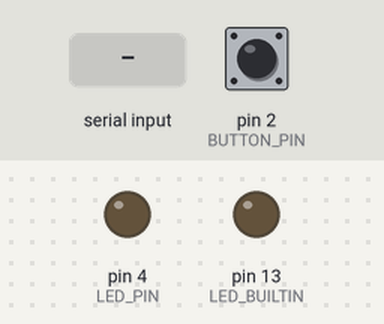
Recording of a sketch running on a simulated Arduino Uno, built with avr-gcc and run on an emulated ATmega328P. Shown: output pins drawn as LEDs (lit = HIGH). Inputs (shaded band) come from the test bench; at power-on: pin 2 (BUTTON_PIN) HIGH. What the sketch prints to the serial monitor is not drawn.

Above: at 1.2 s.
1.3 s: "B" received over Serial
At 1.9 s:
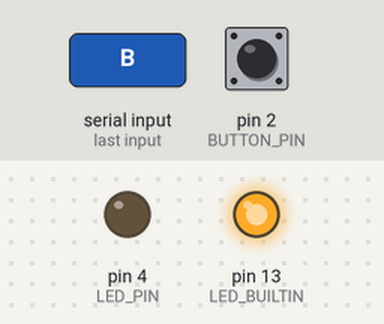
2.8 s: pin 2 (BUTTON_PIN) pulled LOW for 0.15 s
At 3.1 s:
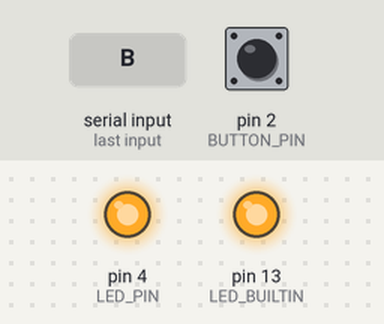
Timing chart, 0 to 5.8 s (numbered marks = the images above; inputs shaded):
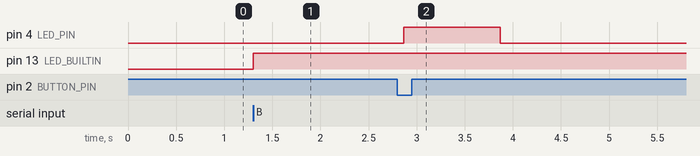

Measured:
- after the input at 1.3 s, pin 13 (LED_BUILTIN): LOW → HIGH at once
- after the input at 2.8 s, pin 4 (LED_PIN): LOW → HIGH after 0.07 s, → LOW 1.0 s later

The sketch:

gun.ino
```cpp
#include <Arduino.h>

#define IR_RECEIVE_PIN      5
#define IR_SEND_PIN         3

#include <IRremote.hpp>

#define BUTTON_PIN 2
#define LED_PIN 4
#define SAMPLE_RATE 1000 // Milliseconds -> 1Hz

byte packet[20];
bool handshakeDone;
byte seqNo;
byte packetCount;
volatile bool sendData = true;
volatile bool startTimer = false;
unsigned long startTime = 0;
unsigned long timeout = 1000;

///**************************************************************************************************************************
// * IR Emitter-related variables
// **************************************************************************************************************************/

uint16_t sAddress = 0x0B05; // Data to be encoded in the IR beam
uint8_t sRepeats = 1;
volatile bool sendShot = false;

uint8_t sCommand = 0xAA;

///***************************************************************************************************************************
// * INTERRUPT SERVICE ROUTINE - TO SEND SHOT
// ***************************************************************************************************************************/
void updateState() {
  sendShot = true;
}


void setup() {
  // put your setup code here, to run once:
  Serial.begin(115200);
  handshakeDone = false;
  seqNo = 0;
  packetCount = 0x00;
  sendShot = false;
  sendData = true;
  startTimer = false;
  startTime = 0;
  timeout = 1000;
  pinMode(13, OUTPUT);
  IrSender.begin();
  pinMode(BUTTON_PIN, INPUT);
  digitalWrite(BUTTON_PIN, HIGH);
  attachInterrupt(digitalPinToInterrupt(BUTTON_PIN), updateState, FALLING);

  pinMode(LED_BUILTIN, OUTPUT);
  pinMode(LED_PIN, OUTPUT);
}

byte doCheckSum(byte packet[]) {
  byte checksum = 0;

  for(int i=0; i < 19; i++) {
    checksum ^= packet[i];
  }

  return checksum;
}

void writePacket(
  byte idOfBeetle,
  byte packetCount
) {
  byte packet[20];
  packet[0] = (byte) idOfBeetle;
  packet[1] = (byte) 0x01;
  packet[2] = (byte) packetCount;
  packet[3] = (byte) 0;
  packet[4] = (byte) 0;
  packet[5] = (byte) 0;
  packet[6] = (byte) 0;
  packet[7] = (byte) 0;
  packet[8] = (byte) 0;
  packet[9] = (byte) 0;
  packet[10] = (byte) 0;
  packet[11] = (byte) 0;
  packet[12] = (byte) 0;
  packet[13] = (byte) 0;
  packet[14] = (byte) 0;
  packet[15] = (byte) 0;
  packet[16] = (byte) 0;
  packet[17] = (byte) 0;
  packet[18] = (byte) 0;
  packet[19] = (byte) doCheckSum(packet);
  Serial.write((byte*)&packet, sizeof(packet));
}

void loop() {
  // put your main code here, to run repeatedly:
  int data = Serial.read();
  if (millis() > startTime + timeout && startTimer) {
    handshakeDone = false;
    startTimer = false;
    packetCount = 0x00;
    sendShot = false;
    sendData = true;
  }

  if (handshakeDone && data != 65) {
    if (data == 67) {
      writePacket(0x01,packetCount);
      startTime = millis();
    }
    else if (data == 68) {
      sendData = true;
      if (startTimer == true) {
        startTimer = false;
      }
    }
    else {
      if(sendShot && sendData) { // Send SHOT when interrupt is triggered
        IrSender.sendNEC(sAddress, sCommand, sRepeats); // Send IR beam with encoded data
        writePacket(0x01,packetCount);
        packetCount ++;
        digitalWrite(LED_PIN, HIGH);
        delay(1000); // Necessary for encoding data onto IR beam
        sendShot = false;
        sendData = false;
        if (startTimer == false) {
          startTimer = true;
          startTime = millis();
        }
      }
      else {
        digitalWrite(LED_PIN, LOW);
      }
    }
  } else {
    handshakeDone = false;
    if(data == 65) {
      Serial.write("A");
    }
    else if(data == 66) {
      digitalWrite(13, HIGH);
      handshakeDone = true;
    }
  }

}
```
